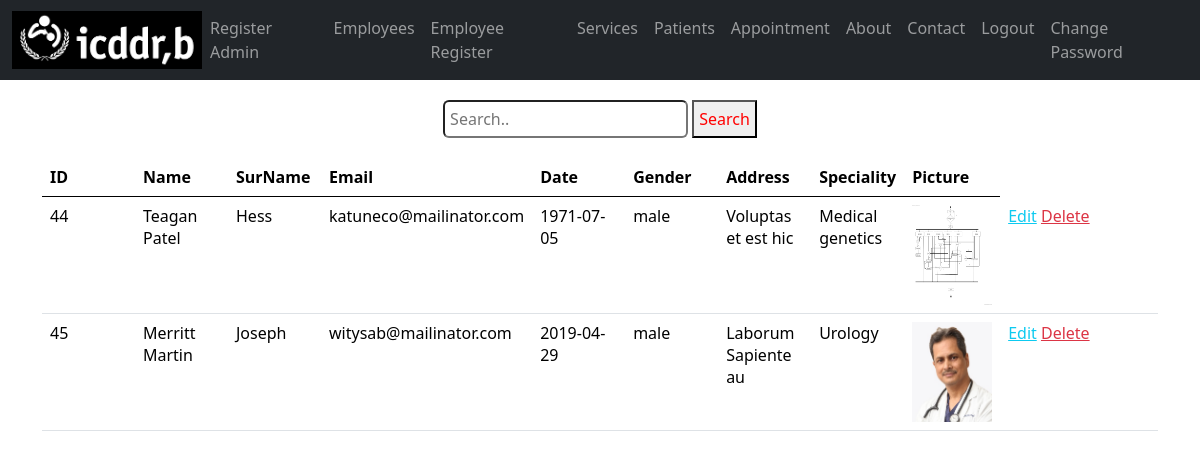
The app's page /list.php (signed in) with its own data.
### tables this page shows
CREATE TABLE `users` (
  `id` int(255) NOT NULL,
  `username` varchar(255) DEFAULT NULL,
  `email` varchar(255) NOT NULL,
  `password` varchar(255) NOT NULL,
  `name` varchar(255) DEFAULT NULL,
  `surname` varchar(255) DEFAULT NULL,
  `date` varchar(255) DEFAULT NULL,
  `ptype` varchar(255) DEFAULT NULL,
  `file` varchar(255) DEFAULT NULL,
  `gender` varchar(255) DEFAULT NULL,
  `utype` varchar(255) DEFAULT NULL,
  `address` varchar(255) DEFAULT NULL,
  `phone` varchar(255) DEFAULT NULL
);

### init.php (called while the page is built, shortened)
<?php
$source = new source;
?>

### classes/source.php (called while the page is built, shortened)
<?php
class source extends db{
    public $Query;
    public function Query($query,$param = []){
        if(empty($param)){
            $this->Query = $this->db->prepare($query);
            return $this->Query->execute();
        }else{
            $this->Query = $this->db->prepare($query);
            return $this->Query->execute($param);
        }
    }
    public function CountRows(){
        return $this->Query->rowCount();
    }
    public function FetchAll(){
        return $this->Query->FetchAll(PDO::FETCH_OBJ);
    }
}
?>

### classes/db.php (called while the page is built, shortened)
<?php
class db{
    private $host = "localhost";
    private $username = "root";
    private $password = "";
    private $database = "intern";
    public function __construct(){
        try{
            $this->db = new PDO("mysql:hsot=".$this->host.";dbname=".$this->database,
            $this->username,$this->password);
        }catch(PDOException $e){
            echo "Connection problem : ".$e->getMessage();
        }
    }
}
?>

### list.php (the view, shortened to what this page needs)
<?php
include "init.php";
?>
<html>
<head>
    <link href="https://cdn.jsdelivr.net/npm/bootstrap@5.0.2/dist/css/bootstrap.min.css" rel="stylesheet">
    <link rel="stylesheet" href="style/css_responsive.css">
</head>
<body>
    <?php
    include 'splitfile/navbar.php';
    ?>
    <div class="container-fluid">
        <div class="container">
            <div style="border: 5px; padding: 5px; margin-top: 15px; margin-bottom:15px;">
                <center>
                    <form class="example" action=" " method="post">
                        <input type="text" placeholder="Search.." name="keyword" class="rounded" style="padding:5px; ">
                        <button type="submit" name="submit" value="submit" style="padding:5px; color:red;">Search</button>
                    </form>
                </center>
            </div>
            <table class="table table-hover">
                <thead>
                    <tr>
                        <th class="col-1">ID</th>
                        <th class="col-1">Name</th>
                        <th class="col-1">SurName</th>
                        <th class="col-1">Email</th>
                        <th class="col-1">Date</th>
                        <th class="col-1">Gender</th>
                        <th class="col-1">Address</th>
                        <th class="col-1">Speciality</th>
                        <th class="col-1">Picture</th>
                    </tr>
                </thead>
                <tbody>
                    <?php
                    if (!isset($_POST['submit'])) {
                        $query = $source->Query("SELECT * FROM `users` WHERE utype=1");
                        $details = $source->FetchAll();
                        $numrow = $source->CountRows();
                        if ($numrow > 0) {
                            foreach ($details as $row) :
                    ?>
                                <tr>
                                    <td><?php echo $row->id; ?></td>
                                    <td><?php echo $row->name; ?></td>
                                    <td><?php echo $row->surname; ?></td>
                                    <td><?php echo $row->email; ?></td>
                                    <td><?php echo $row->date; ?></td>
                                    <td><?php echo $row->gender; ?></td>
                                    <td><?php echo $row->address; ?></td>
                                    <td><?php echo $row->ptype; ?></td>
                                    <td><img src="Uploads/<?php echo $row->file; ?>" height=100px width=80px></td>
                                    <?php if ($_SESSION['utype'] == 0) {
                                        echo "<td>
                 <a href='Edit.php?id=" . $row->id . "' class='.btn-sm btn-outline-info mr-2'>Edit</a>" . "  " . "<a href='delete.php?deleteuser=" . $row->id . "' class='.btn-sm btn-outline-danger mr-2'>Delete</a> </td>
                </tr>";
                                    } ?>
                                <?php
                            endforeach;
                        }
                    }
                        ?>
                </tbody>
            </table>
        </div>
    </div>
</body>
</html>

### style/css_responsive.css (style rules this page uses)
* { box-sizing: border-box; margin: 0; padding: 0; }

### records on screen
users: id "44", name "Teagan Patel", surname "Hess", email "katuneco@mailinator.com", date "1971-07-05", gender "male", address "Voluptas et est hic", ptype "Medical genetics", file (picture)
users: id "45", name "Merritt Martin", surname "Joseph", email "witysab@mailinator.com", date "2019-04-29", gender "male", address "Laborum Sapiente au", ptype "Urology", file (picture)
